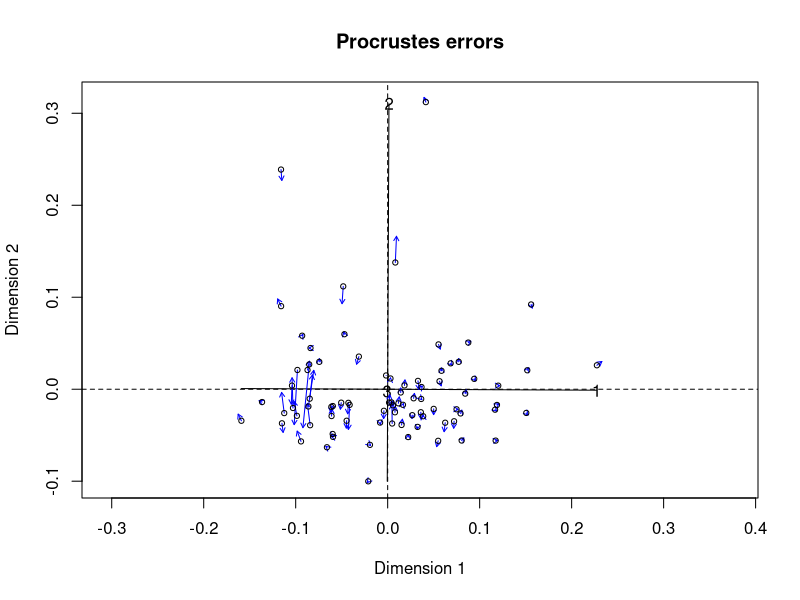
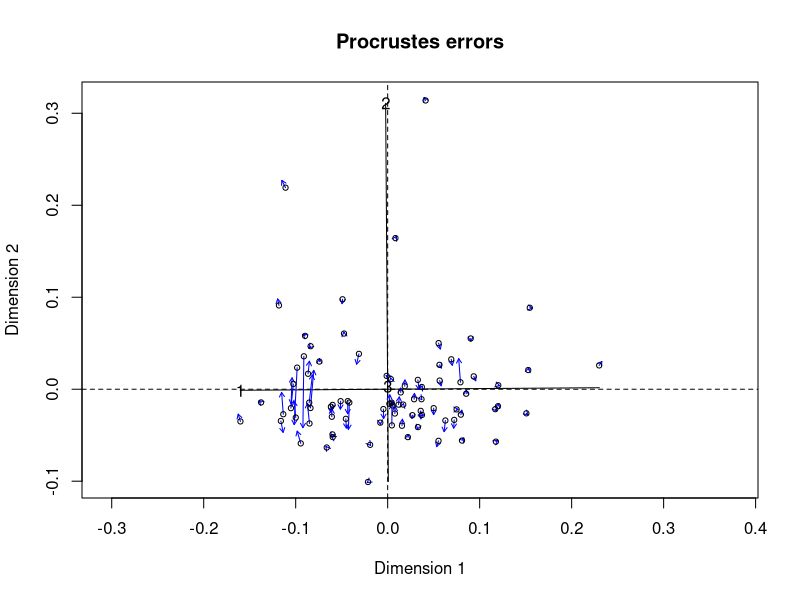
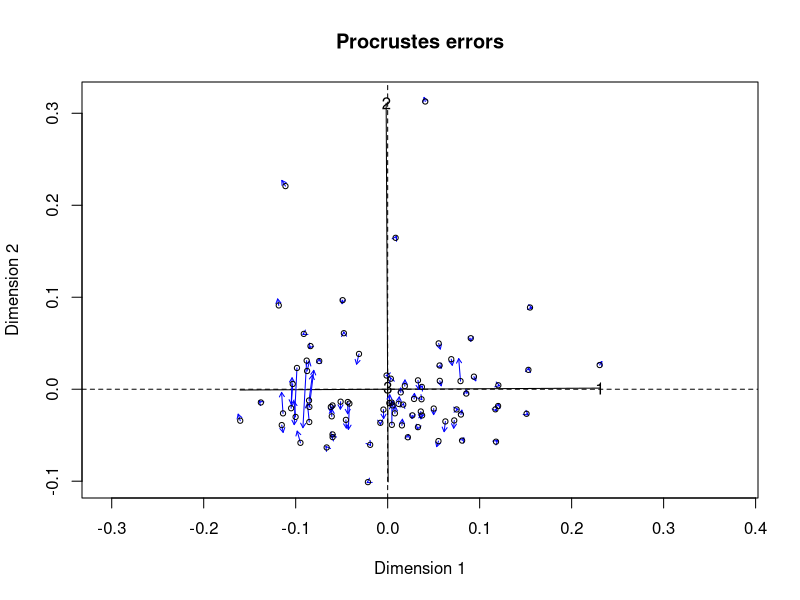
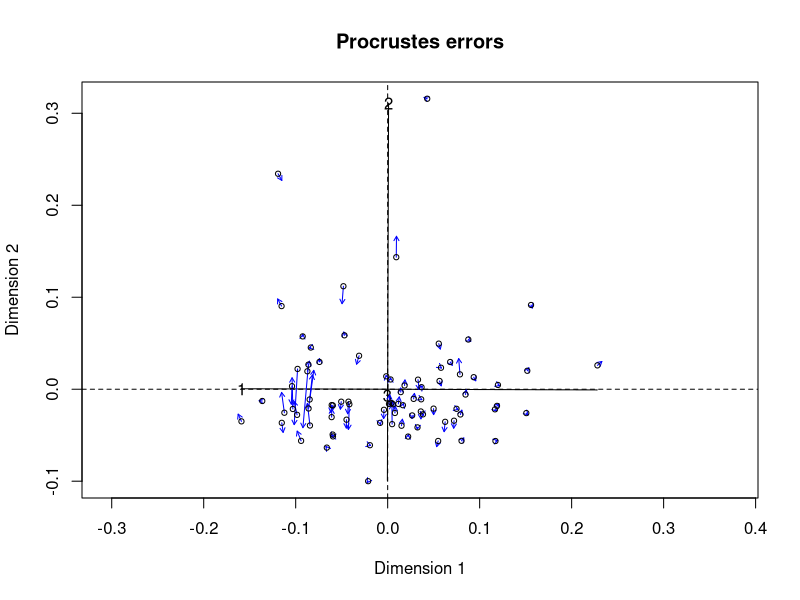
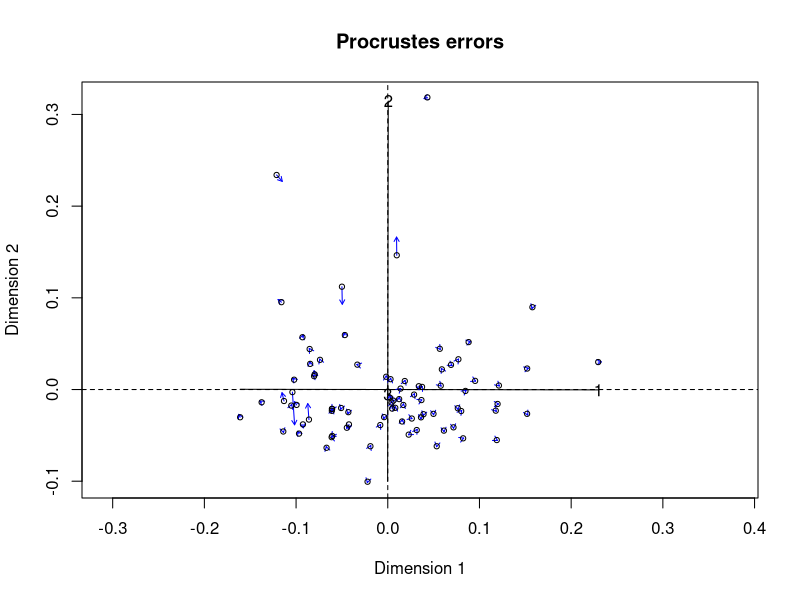
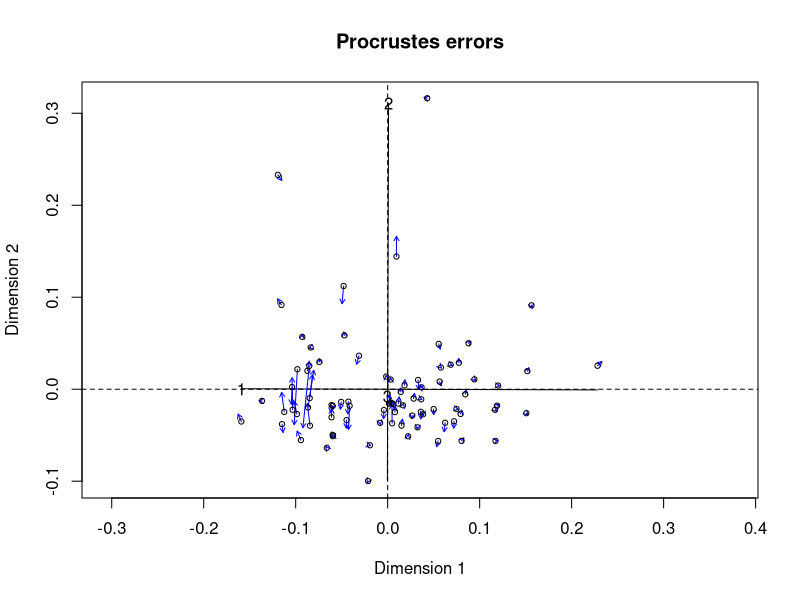
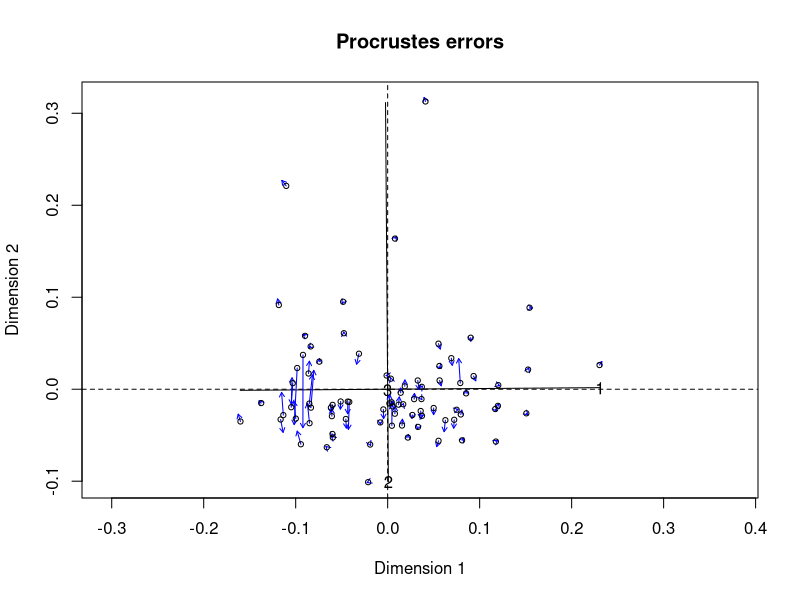
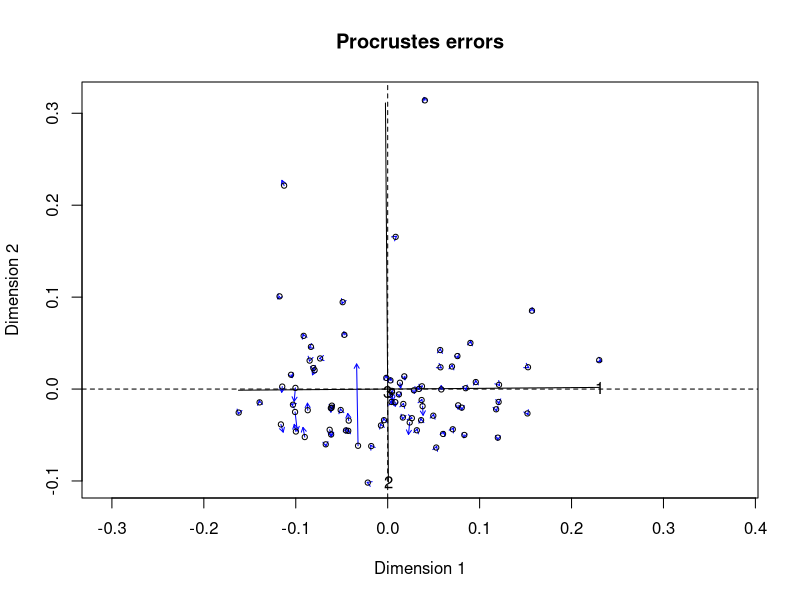

Reproduce these figures in R, in order. (Note: this script raises an error after producing the figures.)
setwd("/GitHub/Imperial-Molyneaux/COVID-BAL-OralRinse/DeSeq2/")
setwd("~/Documents/GitHub/Imperial-Molyneaux/COVID-BAL-OralRinse/Filtered data/")

library("dplyr")
library("vegan")
library("ggplot2")

data <- read.csv("Phylum-DeSeq2normalised-metadata.csv")

abund_table <- data %>%
  select(5:ncol(data)) # Only select the reads
rownames(abund_table) <- data$index

meta_table <- data %>%
  select(index:Status)

meta_table$Sample.type <- as.factor(meta_table$Sample.type)
meta_table$Status <- as.factor(meta_table$Status)
#===============================================================================================================
# Create bv.step function to use later
# Code sourced from: userweb.eng.gla.ac.uk/umer.ijaz/bioinformatics/ecological.html

# This R script is an extension of vegan library's bioenv()
# function and uses the bio.env() and bio.step() of
#	http://menugget.blogspot.co.uk/2011/06/clarke-and-ainsworths-bioenv-and-bvstep.html
#	The original author suggested these functions to overcome
#	the inflexibility of the bioenv() function which uses
#	a similarity matrix based on normalized "euclidean" distance.
# The new functions are given below and implement the following algorithms:
# Clarke, K. R & Ainsworth, M. 1993. A method of linking multivariate community structure to environmental variables. Marine Ecology Progress Series, 92, 205-219.
# Clarke, K. R., Gorley, R. N., 2001. PRIMER v5: User Manual/Tutorial. PRIMER-E, Plymouth, UK.
# Clarke, K. R., Warwick, R. M., 2001. Changes in Marine Communities: An Approach to Statistical Analysis and Interpretation, 2nd edition. PRIMER-E Ltd, Plymouth, UK.
# Clarke, K. R., Warwick, R. M., 1998. Quantifying structural redundancy in ecological communities. Oecologia, 113:278-289.

# Create bv.step function.
bv.step <- function(fix.mat, var.mat,
                    fix.dist.method="gower", var.dist.method="euclidean", correlation.method="spearman",
                    scale.fix=FALSE, scale.var=TRUE,
                    max.rho=0.95,
                    min.delta.rho=0.001,
                    random.selection=TRUE,
                    prop.selected.var=0.2,
                    num.restarts=10,
                    var.always.include=NULL,
                    var.exclude=NULL,
                    output.best=10
){
  
  if(dim(fix.mat)[1] != dim(var.mat)[1]){stop("fixed and variable matrices must have the same number of rows")}
  if(sum(var.always.include %in% var.exclude) > 0){stop("var.always.include and var.exclude share a variable")}
  require(vegan)
  
  if(scale.fix){fix.mat<-scale(fix.mat)}else{fix.mat<-fix.mat}
  if(scale.var){var.mat<-scale(var.mat)}else{var.mat<-var.mat}
  
  fix.dist <- vegdist(as.matrix(fix.mat), method=fix.dist.method)
  
  #an initial removal phase
  var.dist.full <- vegdist(as.matrix(var.mat), method=var.dist.method)
  full.cor <- suppressWarnings(cor.test(fix.dist, var.dist.full, method=correlation.method))$estimate
  var.comb <- combn(1:ncol(var.mat), ncol(var.mat)-1)
  RES <- data.frame(var.excl=rep(NA,ncol(var.comb)), n.var=ncol(var.mat)-1, rho=NA)
  for(i in 1:dim(var.comb)[2]){
    var.dist <- vegdist(as.matrix(var.mat[,var.comb[,i]]), method=var.dist.method)
    temp <- suppressWarnings(cor.test(fix.dist, var.dist, method=correlation.method))
    RES$var.excl[i] <- c(1:ncol(var.mat))[-var.comb[,i]]
    RES$rho[i] <- temp$estimate
  }
  delta.rho <- RES$rho - full.cor
  exclude <- sort(unique(c(RES$var.excl[which(abs(delta.rho) < min.delta.rho)], var.exclude)))
  
  if(random.selection){
    num.restarts=num.restarts
    prop.selected.var=prop.selected.var
    prob<-rep(1,ncol(var.mat))
    if(prop.selected.var< 1){
      prob[exclude]<-0
    }
    n.selected.var <- min(sum(prob),prop.selected.var*dim(var.mat)[2])
  } else {
    num.restarts=1
    prop.selected.var=1
    prob<-rep(1,ncol(var.mat))
    n.selected.var <- min(sum(prob),prop.selected.var*dim(var.mat)[2])
  }
  
  RES_TOT <- c()
  for(i in 1:num.restarts){
    step=1
    RES <- data.frame(step=step, step.dir="F", var.incl=NA, n.var=0, rho=0)
    attr(RES$step.dir, "levels") <- c("F","B")
    best.comb <- which.max(RES$rho)
    best.rho <- RES$rho[best.comb]
    delta.rho <- Inf
    selected.var <- sort(unique(c(sample(1:dim(var.mat)[2], n.selected.var, prob=prob), var.always.include)))
    while(best.rho < max.rho & delta.rho > min.delta.rho & RES$n.var[best.comb] < length(selected.var)){
      #forward step
      step.dir="F"
      step=step+1
      var.comb <- combn(selected.var, RES$n.var[best.comb]+1, simplify=FALSE)
      if(RES$n.var[best.comb] == 0){
        var.comb.incl<-1:length(var.comb)
      } else {
        var.keep <- as.numeric(unlist(strsplit(RES$var.incl[best.comb], ",")))
        temp <- NA*1:length(var.comb)
        for(j in 1:length(temp)){
          temp[j] <- all(var.keep %in% var.comb[[j]])
        }
        var.comb.incl <- which(temp==1)
      }
      
      RES.f <- data.frame(step=rep(step, length(var.comb.incl)), step.dir=step.dir, var.incl=NA, n.var=RES$n.var[best.comb]+1, rho=NA)
      for(f in 1:length(var.comb.incl)){
        var.incl <- var.comb[[var.comb.incl[f]]]
        var.incl <- var.incl[order(var.incl)]
        var.dist <- vegdist(as.matrix(var.mat[,var.incl]), method=var.dist.method)
        temp <- suppressWarnings(cor.test(fix.dist, var.dist, method=correlation.method))
        RES.f$var.incl[f] <- paste(var.incl, collapse=",")
        RES.f$rho[f] <- temp$estimate
      }
      
      last.F <- max(which(RES$step.dir=="F"))
      RES <- rbind(RES, RES.f[which.max(RES.f$rho),])
      best.comb <- which.max(RES$rho)
      delta.rho <- RES$rho[best.comb] - best.rho
      best.rho <- RES$rho[best.comb]
      
      if(best.comb == step){
        while(best.comb == step & RES$n.var[best.comb] > 1){
          #backward step
          step.dir="B"
          step <- step+1
          var.keep <- as.numeric(unlist(strsplit(RES$var.incl[best.comb], ",")))
          var.comb <- combn(var.keep, RES$n.var[best.comb]-1, simplify=FALSE)
          RES.b <- data.frame(step=rep(step, length(var.comb)), step.dir=step.dir, var.incl=NA, n.var=RES$n.var[best.comb]-1, rho=NA)
          for(b in 1:length(var.comb)){
            var.incl <- var.comb[[b]]
            var.incl <- var.incl[order(var.incl)]
            var.dist <- vegdist(as.matrix(var.mat[,var.incl]), method=var.dist.method)
            temp <- suppressWarnings(cor.test(fix.dist, var.dist, method=correlation.method))
            RES.b$var.incl[b] <- paste(var.incl, collapse=",")
            RES.b$rho[b] <- temp$estimate
          }
          RES <- rbind(RES, RES.b[which.max(RES.b$rho),])
          best.comb <- which.max(RES$rho)
          best.rho<- RES$rho[best.comb]
        }
      } else {
        break()
      }
      
    }
    
    RES_TOT <- rbind(RES_TOT, RES[2:dim(RES)[1],])
    print(paste(round((i/num.restarts)*100,3), "% finished"))
  }
  
  RES_TOT <- unique(RES_TOT[,3:5])
  
  
  if(dim(RES_TOT)[1] > output.best){
    order.by.best <- RES_TOT[order(RES_TOT$rho, decreasing=TRUE)[1:output.best],]
  } else {
    order.by.best <-  RES_TOT[order(RES_TOT$rho, decreasing=TRUE), ]
  }
  rownames(order.by.best)<-NULL
  
  order.by.i.comb <- c()
  for(i in 1:length(selected.var)){
    f1 <- which(RES_TOT$n.var==i)
    f2 <- which.max(RES_TOT$rho[f1])
    order.by.i.comb <- rbind(order.by.i.comb, RES_TOT[f1[f2],])
  }
  rownames(order.by.i.comb)<-NULL
  
  if(length(exclude)<1){var.exclude=NULL} else {var.exclude=exclude}
  out <- list(
    order.by.best=order.by.best,
    order.by.i.comb=order.by.i.comb,
    best.model.vars=paste(colnames(var.mat)[as.numeric(unlist(strsplit(order.by.best$var.incl[1], ",")))], collapse=","),
    best.model.rho=order.by.best$rho[1],
    var.always.include=var.always.include,
    var.exclude=var.exclude
  )
  out
  
}
#===============================================================================================================

# Define parameter commands (other options are available for each one).
# Bray (Bray-Curtis) is the most commonly used one and in usually best to use.
# You can change these without changing the command in the functions.
cmethod<-"pearson" # Correlation method to use: pearson, spearman, kendall
fmethod<-"bray" # Fixed distance method: euclidean, manhattan, gower, altGower, canberra, bray, kulczynski, morisita,horn, binomial, and cao
vmethod<-"bray" # Variable distance method: euclidean, manhattan, gower, altGower, canberra, bray, kulczynski, morisita,horn, binomial, and cao
nmethod<-"bray" # NMDS distance method:  euclidean, manhattan, gower, altGower, canberra, bray, kulczynski, morisita,horn, binomial, and cao

# Create the command to find the top 10 genus driving the separation of samples.
res.bv.step.biobio <- bv.step(wisconsin(abund_table),
                              wisconsin(abund_table),
                              fix.dist.method=fmethod,
                              var.dist.method=vmethod,
                              correlation.method=cmethod,
                              scale.fix=FALSE,
                              scale.var=FALSE,
                              max.rho=0.95,
                              min.delta.rho=0.001,
                              random.selection=TRUE,
                              prop.selected.var=0.3,
                              num.restarts=10,
                              output.best=10,
                              var.always.include=NULL)

res.bv.step.biobio
# WARNINGS: These refer to empty rows and can be ignored.
# Sub-samplING the community matrix in bv.step to only include a subset of genus
# means there will be cases when the "abund_table" will have empty rows,
# especially when we are selecting only 10 genus.


# Find the 10 best subset of genus driving the separation of samples
taxaNames<-colnames(abund_table)
bestTaxaFit <-""
for(i in (1:length(res.bv.step.biobio$order.by.best$var.incl)))
{
  bestTaxaFit[i] <- paste(paste(taxaNames[as.numeric(unlist(strsplit(res.bv.step.biobio$order.by.best$var.incl[i],
                                                                     split = ",")))],
                                collapse = ' + '),
                          " = ",
                          res.bv.step.biobio$order.by.best$rho[i],
                          sep = "")
}

# Select the column (genus) names of the top ten genus
bestTaxaFit <- data.frame(bestTaxaFit)
colnames(bestTaxaFit) <- "Best combination of taxa with similarity score"
bestTaxaFit
# Generate the NMDS plot
MDS_res = metaMDS(abund_table,
                  distance = nmethod,
                  k = 3, # Set the number of dimensions
                  smin = 0.0001, # 0.0001 is the default
                  sfgrmin = 0.0000001, # 0.0000001 is the default
                  sratmax = 0.99999, # 0.99999 is the default
                  try = 200, # Minimum number of random starts
                  maxit = 300, # Maximum number of random starts
                  trymax = 300, # Number of attempts at calculating the NMDS plot to find the best one
                  plot = TRUE, # TRUE shows the plots developing as the code is running.
                  engine = "monoMDS")
MDS_res


# Test the significance of the taxa in the NMDS plot
bio.keep <- as.numeric(unlist(strsplit(res.bv.step.biobio$order.by.best$var.incl[1], ",")))
bio.fit <- envfit(MDS_res, abund_table[,bio.keep,drop=F], perm = 999)
bio.fit

# Get the vectors for bio.fit
# Limit the taxa shown to only those with significant p-values.
# This can be useful to avoid overcrowding the NMDS plot with overlapping names.
# Extract the data for the arrows.
vectors <- as.list(bio.fit$vectors)
vectors
# r2 is the degree to which the taxa explain differences in the NMDS plot.
# Scale the length of the arrows by the r2.
arrows <- as.data.frame(vectors$arrows*sqrt(vectors$r))
arrows
# Extract the p-values for the arrows.
pvals <- as.data.frame(vectors$pvals)
pvals
# Create a dataframe with the arrows and p-values
significant_arrows <- cbind(arrows, pvals)
significant_arrows
# Subset the dataframe to only those with p<0.01
significant_taxa <- subset(significant_arrows, pvals < 0.05)
significant_taxa


# Test the significance of the metadata variables in the NMDS plot
en = envfit(MDS_res, meta_table, permutations = 9999, na.rm = TRUE)
en

# Test the nMDS plot and factors using base R.
plot(MDS_res)
plot(en)

# Extract the continuous numeric metadata variables that explain NMDS plot variance.
# this doesn't exist in this particular data set
# It can be FVC if lung function is included. 
B <- as.list(en$vectors)
# Create a dataframe with the arrows and p-values
B_pvals <- as.data.frame(B$pvals)
B_arrows <- as.data.frame(B$arrows * sqrt(B$r))
B_sig_arrows <- cbind(B_arrows, B_pvals)
# Subset the dataframe to only those with p<0.01
en_coord_cont_sig <- subset(B_sig_arrows, B$pvals < 0.05) # this will be patient ID
# Use en_coord_cont_sig to annotate the ggplot.
en_coord_cont_sig

# Extract the categorical factor metadata variables that explain NMDS plot variance.
en_factor <- as.list(en$factors)
en_factor
# Create a dataframe with the centroids (the center point of each factor level) and p-values.
en_factor_pvals <- as.data.frame(en_factor$pvals)
en_factor_pvals <- rownames_to_column(en_factor_pvals, "group")
en_factor_var_id <- as.data.frame(en_factor$var.id)
en_factor_centroids <- as.data.frame(en_factor$centroids)
en_factor_centroids <- rownames_to_column(en_factor_centroids, "centroid")
bind <- cbind(en_factor_var_id, en_factor_centroids)
names(bind)[names(bind) == 'en_factor$var.id'] <- 'group'
merged <- merge(bind, en_factor_pvals, by = "group")
names(merged)[names(merged) == 'en_factor$pvals'] <- 'pvals'
merged
# Limit metadata factors shown to only those with significant p-values
# This is to avoid overcrowding the NMDS plot with overlapping names
# Subset the dataframe to only those with p < 0.05
en_coord_cat_sig <- subset(merged, merged$pvals < 0.05) 
en_coord_cat_sig <- en_coord_cat_sig[,2:4]
en_coord_cat_sig <- rownames_to_column(en_coord_cat_sig, "none")
en_coord_cat_sig <- column_to_rownames(en_coord_cat_sig, "centroid")
en_coord_cat_sig <- en_coord_cat_sig[,-1]
# Use en_coord_cat_sig to annotate the ggplot.
en_coord_cat_sig


# Prepare the dataframe to make the ggplot.
# Extract the coordinates to draw the NMDS plot.
dataframe <- scores(MDS_res, display=c("sites"))
dataframe

# Convert into a dataframe.
dataframe <- data.frame(dataframe)

# Add Treatment group information to the dataframe.
dataframe <- cbind(dataframe, meta_table)
# Set the levels of the metadata factor that is used to color the plot.
# This will set the order groups will appear in the legend and when assigning colors and symbols.
dataframe$Sample.type <- factor(dataframe$Sample.type,
                                levels = c("BAL",
                                           "Oral"
                                ))
head(dataframe)


#Create the ggplot
p <- ggplot(data = dataframe,
            aes(x = NMDS1,
                y = NMDS2)) +
  # Set the metadata to be used to change the colour and shape of the plot symbols.
  geom_point(aes(colour = Sample.type,
                 shape = Sample.type)) +
  # Set the color of the symbols used for each group.
  scale_colour_manual(name = "Sample-type",
                      labels = c("BAL",
                                 "Oral"),
                      values = c("red1",
                                 "steelblue3")) +
  # Set the shape of the symbols used for each group.
  scale_shape_manual(name = "Sample-type",
                     labels = c("BAL",
                                "Oral"),
                     # Define the shapes of the symbols used in the plot (each number is a different R symbol).
                     values = c(22, 24)) +
  # Defining the x axis limits helps stop taxa names being cut off.
  scale_x_continuous(limits = c(-1.4, 1.1)) +
  # Set the plot title.
  labs(title = "16S microbiota data from Oral rinse vs. BAL",
       subtitle = "At Phylum level") +
  theme(# Define the plot title.
    plot.title = element_text(size=10),
    plot.subtitle = element_text(size=8),
    # Define the plot margin size.
    plot.margin = margin(t = 4, r = 4, b = 4, l = 4),
    # Define the legend position.
    legend.position = "right",
    # Define the x axis legend spacing.
    legend.spacing.x = unit(.1, 'cm'),
    # Define the y axis legend spacing.
    legend.spacing.y = unit(.1, 'cm'),
    # Format the legend title.
    legend.title = element_text(size=8),
    # Format the size of the legend text.
    legend.text = element_text(size=8),
    # Remove the grey background.
    legend.background = element_blank(),
    # Remove rectangle around the legend
    legend.box.background = element_blank(),
    # Remove the box from the legend.
    legend.key = element_blank(),
    # Remove the grey plot background.
    panel.background = element_blank(),
    # Remove the plot border.
    panel.border = element_blank(),
    # Remove the major plot grid lines.
    panel.grid.major = element_blank(),
    # Remove the minor plot grid lines.
    panel.grid.minor = element_blank(),
    # Format x axis title.
    axis.title.x = element_text(size=8, colour = "black"),
    # Format x axis labels.
    axis.text.x = element_text(size=8, colour = "black"),
    # Format the y axis title text size.
    axis.title.y = element_text(size=8, colour = "black"),
    # Format the axis label text size.
    axis.text.y = element_text(size=8, colour = "black"),
    # Format x and y axis ticks.
    axis.ticks = element_line(size = 0.35, colour = "black"),
    # Format x and y axis lines.
    axis.line = element_line(size = 0.35, colour = "black"),
    # Define the plot aspect ratio.
    aspect.ratio = 1) +
  
  # Add the taxa arrows to the ggplot.
  geom_segment(data = significant_taxa,
               aes(x = 0,
                   y = 0,
                   xend = NMDS1,
                   yend = NMDS2),
               # Format the size of the arrow head.
               arrow = arrow(length = unit(0.2, "cm")),
               # Format the color of the arrows.
               color = "black",
               # Format the thickness of the arrows.
               alpha = .8) +
  
  # Add the taxa names to the ggplot.
  geom_text(data = as.data.frame(significant_taxa * 1.3), # "significant_taxa*1.5" moves the names 1.5 x the length of the arrow.
            aes(NMDS1,
                NMDS2,
                label = rownames(significant_taxa)),
            # Format genus font.
            fontface = "italic",
            # Format genus names.
            color = "black",
            # Format the size of the genus names.
            size = 3) +
  
  # Add the continuous metadata variable arrows to the ggplot.
#  geom_segment(data = as.data.frame(en_coord_cont_sig),
#               aes(x = 0, y = 0, xend = NMDS1, yend = NMDS2),
               # Format the size of the arrow head.
#               arrow = arrow(length = unit(0.2, "cm")),
               # Format the color of the arrows.
#               colour = "purple",
               # Format the thickness of the arrows.
#               alpha = 0.8) +
  
  # Add the continuous metadata names to the ggplot.
#  geom_text(data = en_coord_cont_sig * 1.7, # Make the name labels 1.6 x away from the length of the arrows.
#            aes(x = NMDS1, y = NMDS2),
#            label = row.names(en_coord_cont_sig),
            # Format the color of the variable names.
#            colour = "purple",
            # Format the font of the variable names.
#            fontface = "bold",
            # Format the size of the variable names.
#            size = 3) +
  
  # Add the categorical metadata variable points to the ggplot.
  geom_point(data = en_coord_cat_sig,
             aes(x = NMDS1, y = NMDS2),
             # Format the shape of the symbol.
             shape = "diamond",
             # Format the color of the symbol.
             colour = "purple",
             # Format the size of the symbol.
             size = 5) +
  
  # Add the categorical metadata variable names to the ggplot.
  geom_text(data = en_coord_cat_sig,
            aes(x = NMDS1, y = NMDS2 + 0.05), # Add +0.08 to move the names above the diamonds.
            label = row.names(en_coord_cat_sig),
            # Format the color of the variable names.
            colour = "purple",
            # Format the font of the variable names.
            fontface = "bold",
            # Format the size of the variable names.
            size = 3,)

# Print the plot within R.
p



# This will print into the current working directory file.
# Set the saved pdf file name and define the size of the plot (height and width are in inches).
pdf("Normalised-DeSeq2 16S data, oral vs. BAL at Phylum.pdf", width = 6, height = 6)

# print(p) saves the figure as a pdf file.
print(p)
dev.off()
